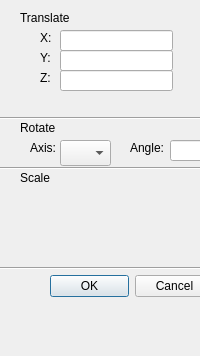
<?xml version="1.0" encoding="UTF-8"?>
<ui version="4.0">
 <class>trs_box</class>
 <widget class="QWidget" name="trs_box">
  <property name="geometry">
   <rect>
    <x>0</x>
    <y>0</y>
    <width>200</width>
    <height>356</height>
   </rect>
  </property>
  <property name="windowTitle">
   <string>TRS box</string>
  </property>
  <widget class="QLabel" name="translate_x_label">
   <property name="geometry">
    <rect>
     <x>40</x>
     <y>30</y>
     <width>16</width>
     <height>16</height>
    </rect>
   </property>
   <property name="text">
    <string>X:</string>
   </property>
  </widget>
  <widget class="QLabel" name="translate_y_label_2">
   <property name="geometry">
    <rect>
     <x>40</x>
     <y>50</y>
     <width>16</width>
     <height>16</height>
    </rect>
   </property>
   <property name="text">
    <string>Y:</string>
   </property>
  </widget>
  <widget class="QLabel" name="translate_z_label">
   <property name="geometry">
    <rect>
     <x>40</x>
     <y>70</y>
     <width>16</width>
     <height>16</height>
    </rect>
   </property>
   <property name="text">
    <string>Z:</string>
   </property>
  </widget>
  <widget class="QLabel" name="transate_label">
   <property name="geometry">
    <rect>
     <x>20</x>
     <y>10</y>
     <width>60</width>
     <height>16</height>
    </rect>
   </property>
   <property name="text">
    <string>Translate</string>
   </property>
  </widget>
  <widget class="QLabel" name="rotate_label">
   <property name="geometry">
    <rect>
     <x>20</x>
     <y>120</y>
     <width>41</width>
     <height>16</height>
    </rect>
   </property>
   <property name="text">
    <string>Rotate</string>
   </property>
  </widget>
  <widget class="QComboBox" name="rotate_axis_select">
   <property name="geometry">
    <rect>
     <x>60</x>
     <y>140</y>
     <width>51</width>
     <height>26</height>
    </rect>
   </property>
  </widget>
  <widget class="QLabel" name="axis_label">
   <property name="geometry">
    <rect>
     <x>30</x>
     <y>140</y>
     <width>31</width>
     <height>16</height>
    </rect>
   </property>
   <property name="text">
    <string>Axis:</string>
   </property>
  </widget>
  <widget class="Line" name="line">
   <property name="geometry">
    <rect>
     <x>0</x>
     <y>110</y>
     <width>281</width>
     <height>16</height>
    </rect>
   </property>
   <property name="orientation">
    <enum>Qt::Horizontal</enum>
   </property>
  </widget>
  <widget class="Line" name="line_2">
   <property name="geometry">
    <rect>
     <x>0</x>
     <y>160</y>
     <width>281</width>
     <height>16</height>
    </rect>
   </property>
   <property name="orientation">
    <enum>Qt::Horizontal</enum>
   </property>
  </widget>
  <widget class="QLabel" name="scale_label">
   <property name="geometry">
    <rect>
     <x>20</x>
     <y>170</y>
     <width>41</width>
     <height>16</height>
    </rect>
   </property>
   <property name="text">
    <string>Scale</string>
   </property>
  </widget>
  <widget class="QLineEdit" name="translate_x">
   <property name="geometry">
    <rect>
     <x>60</x>
     <y>30</y>
     <width>113</width>
     <height>21</height>
    </rect>
   </property>
  </widget>
  <widget class="QLineEdit" name="translate_y">
   <property name="geometry">
    <rect>
     <x>60</x>
     <y>50</y>
     <width>113</width>
     <height>21</height>
    </rect>
   </property>
  </widget>
  <widget class="QLineEdit" name="translate_z">
   <property name="geometry">
    <rect>
     <x>60</x>
     <y>70</y>
     <width>113</width>
     <height>21</height>
    </rect>
   </property>
   <property name="readOnly">
    <bool>true</bool>
   </property>
  </widget>
  <widget class="QLineEdit" name="rotate_angle_input">
   <property name="geometry">
    <rect>
     <x>170</x>
     <y>140</y>
     <width>41</width>
     <height>21</height>
    </rect>
   </property>
  </widget>
  <widget class="QLabel" name="angle_label">
   <property name="geometry">
    <rect>
     <x>130</x>
     <y>140</y>
     <width>41</width>
     <height>16</height>
    </rect>
   </property>
   <property name="text">
    <string>Angle:</string>
   </property>
  </widget>
  <widget class="Line" name="line_3">
   <property name="geometry">
    <rect>
     <x>0</x>
     <y>260</y>
     <width>281</width>
     <height>16</height>
    </rect>
   </property>
   <property name="orientation">
    <enum>Qt::Horizontal</enum>
   </property>
  </widget>
  <widget class="QDialogButtonBox" name="trs_box_confirm">
   <property name="geometry">
    <rect>
     <x>50</x>
     <y>270</y>
     <width>164</width>
     <height>32</height>
    </rect>
   </property>
   <property name="standardButtons">
    <set>QDialogButtonBox::Cancel|QDialogButtonBox::Ok</set>
   </property>
  </widget>
 </widget>
 <resources/>
 <connections/>
</ui>
